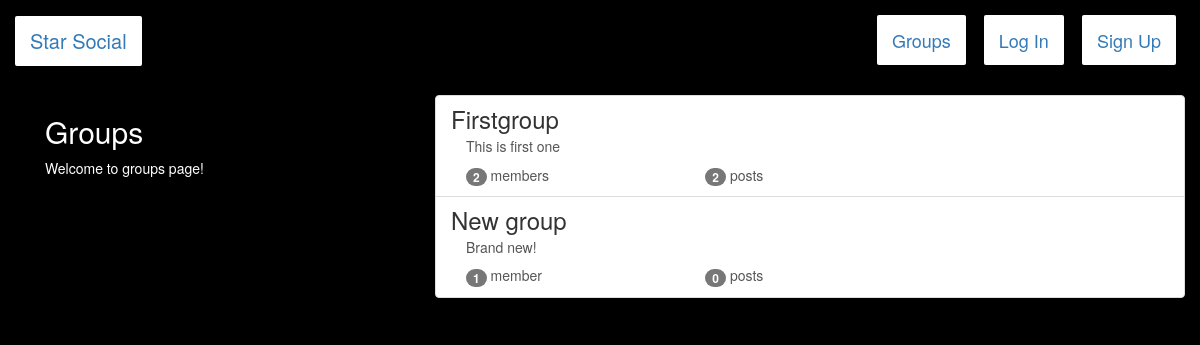
The app's page /groups/ with its own data.
### groups/models.py (models this page shows, shortened)
class Group(models.Model):
    name=models.CharField(max_length=255,unique=True)
    slug=models.SlugField(allow_unicode=True,unique=True)
    description=models.TextField(blank=True,default='')
    description_html=models.TextField(editable=False,blank=True,default='')
    members=models.ManyToManyField(User,through='GroupMember')
    class Meta:
        ordering = ['name']

### groups/views.py (the view)
# urls.py: path('',views.ListGroups.as_view(),name='all'),
class ListGroups(generic.ListView):
    model=Group

### groups/templates/groups/group_list.html (shortened to what this page needs)
{% extends "groups/group_base.html" %}
{% block pregroup %}
<div class="col-md-4">
  <div class="content">
    <h2>Groups</h2>
    <p>Welcome to groups page!</p>
  </div>
</div>
{% endblock %}
{% block group_content %}
 <div class="col-md-8">
     <div class="list-group">
      {% for group in object_list %}
       <a  class="list-group-item" href="{% url 'groups:single' slug=group.slug %}">
           <h3 class="title list-group-item-heading">{{ group.name }}</h3>
           <div class="list-group-item-text container-fluid">
             {{group.description_html|safe}}
             <div class="row">
                 <div class="col-md-4">
                     <span class="badge">{{ group.members.count }}</span>
                     member{{ group.members.count|pluralize }}
                 </div>
                 <div class="col-md-4">
                    <span class="badge">{{ group.posts.count }}</span>
                    post{{ group.posts.count|pluralize }}
                 </div>
             </div>
           </div>
       </a>
      {% endfor %}
     </div>
 </div>
{% endblock %}

### static/socialClone/css/master.css (style rules this page uses)
body { margin-top: 5px; background-color: black; overflow: hidden; color: white; }

### records on screen
Group: name "Firstgroup", description_html "This is first one", members.count "2", posts.count "2"
Group: name "New group", description_html "Brand new!", members.count "1", posts.count "0"
